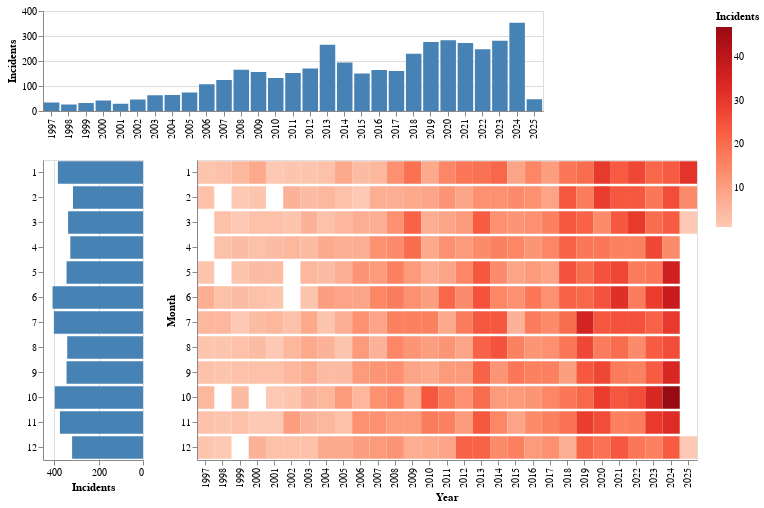

This figure's notebook cell:
### Code cell
import pandas as pd
import altair as alt

# Convert types just in case
df['Year'] = pd.to_numeric(df['Year'], errors='coerce')
df['Month'] = pd.to_numeric(df['Month'], errors='coerce')

# --- Heatmap Data
heatmap_data = df.groupby(['Year', 'Month']).size().reset_index(name='Incident Count')

# --- Totals per Year
year_totals = df.groupby('Year').size().reset_index(name='Total Incidents')

# --- Totals per Month
month_totals = df.groupby('Month').size().reset_index(name='Total Incidents')

# Sort months as 1 to 12 for consistency
month_order = list(range(1, 13))

# --- Heatmap: center
heatmap = alt.Chart(heatmap_data).mark_rect().encode(
    x=alt.X('Year:O', title='Year'),
    y=alt.Y('Month:O', sort=month_order, title='Month'),
    color=alt.Color('Incident Count:Q', scale=alt.Scale(scheme='reds'), title='Incidents'),
    tooltip=['Year:O', 'Month:O', 'Incident Count:Q']
).properties(width=500, height=300)

# --- Top bar chart: Incidents by Year (aligned with heatmap x-axis)
top_bar = alt.Chart(year_totals).mark_bar(color='steelblue').encode(
    x=alt.X('Year:O', title=None),  # Must match heatmap x
    y=alt.Y('Total Incidents:Q', title='Incidents')
).properties(width=500, height=100)

# --- Left bar chart: Incidents by Month (flipped to match heatmap y-axis)
left_bar = alt.Chart(month_totals).mark_bar(color='steelblue').encode(
    y=alt.Y('Month:O', sort=month_order, title=None),  # Must match heatmap y
    x=alt.X('Total Incidents:Q', title='Incidents', scale=alt.Scale(reverse=True))  # Reverse for 180 flip
).properties(width=100, height=300)

# --- Middle row: left + heatmap
middle = alt.hconcat(
    left_bar,
    heatmap
).resolve_scale(
    y='shared'
)

# --- Final layout: top + (left + heatmap)
final_chart = alt.vconcat(
    top_bar,
    middle
).resolve_scale(
    x='shared'
)

final_chart

### Figure 1 — Vega-Lite specification as saved in the notebook (floating-point values rounded to 4 significant figures; data arrays with more than 128 entries replaced by an {"elided": "..."} marker saying what was removed)
{"config": {"view": {"continuousWidth": 300, "continuousHeight": 300}}, "vconcat": [{"data": {"name": "data-b03c1ede3e1d8eddf278bb373b05479a"}, "mark": {"type": "bar", "color": "steelblue"}, "encoding": {"x": {"field": "Year", "title": null, "type": "ordinal"}, "y": {"field": "Total Incidents", "title": "Incidents", "type": "quantitative"}}, "height": 100, "width": 500}, {"hconcat": [{"data": {"name": "data-d80ac319ffc8da8c6792ed4e2d8c059c"}, "mark": {"type": "bar", "color": "steelblue"}, "encoding": {"x": {"field": "Total Incidents", "scale": {"reverse": true}, "title": "Incidents", "type": "quantitative"}, "y": {"field": "Month", "sort": [1, 2, 3, 4, 5, 6, 7, 8, 9, 10, 11, 12], "title": null, "type": "ordinal"}}, "height": 300, "width": 100}, {"data": {"name": "data-2f2baad8e095cb991ada41696e240e2d"}, "mark": {"type": "rect"}, "encoding": {"color": {"field": "Incident Count", "scale": {"scheme": "reds"}, "title": "Incidents", "type": "quantitative"}, "tooltip": [{"field": "Year", "type": "ordinal"}, {"field": "Month", "type": "ordinal"}, {"field": "Incident Count", "type": "quantitative"}], "x": {"field": "Year", "title": "Year", "type": "ordinal"}, "y": {"field": "Month", "sort": [1, 2, 3, 4, 5, 6, 7, 8, 9, 10, 11, 12], "title": "Month", "type": "ordinal"}}, "height": 300, "width": 500}], "resolve": {"scale": {"y": "shared"}}}], "resolve": {"scale": {"x": "shared"}}, "$schema": "https://vega.github.io/schema/vega-lite/v5.20.1.json", "datasets": {"data-b03c1ede3e1d8eddf278bb373b05479a": [{"Year": 1997, "Total Incidents": 34}, {"Year": 1998, "Total Incidents": 26}, {"Year": 1999, "Total Incidents": 32}, {"Year": 2000, "Total Incidents": 42}, {"Year": 2001, "Total Incidents": 29}, {"Year": 2002, "Total Incidents": 46}, {"Year": 2003, "Total Incidents": 63}, {"Year": 2004, "Total Incidents": 64}, {"Year": 2005, "Total Incidents": 74}, {"Year": 2006, "Total Incidents": 107}, {"Year": 2007, "Total Incidents": 124}, {"Year": 2008, "Total Incidents": 165}, {"Year": 2009, "Total Incidents": 156}, {"Year": 2010, "Total Incidents": 132}, {"Year": 2011, "Total Incidents": 152}, {"Year": 2012, "Total Incidents": 170}, {"Year": 2013, "Total Incidents": 265}, {"Year": 2014, "Total Incidents": 194}, {"Year": 2015, "Total Incidents": 150}, {"Year": 2016, "Total Incidents": 164}, {"Year": 2017, "Total Incidents": 160}, {"Year": 2018, "Total Incidents": 229}, {"Year": 2019, "Total Incidents": 276}, {"Year": 2020, "Total Incidents": 283}, {"Year": 2021, "Total Incidents": 272}, {"Year": 2022, "Total Incidents": 247}, {"Year": 2023, "Total Incidents": 281}, {"Year": 2024, "Total Incidents": 353}, {"Year": 2025, "Total Incidents": 47}], "data-d80ac319ffc8da8c6792ed4e2d8c059c": [{"Month": 1.0, "Total Incidents": 383}, {"Month": 2.0, "Total Incidents": 315}, {"Month": 3.0, "Total Incidents": 337}, {"Month": 4.0, "Total Incidents": 327}, {"Month": 5.0, "Total Incidents": 344}, {"Month": 6.0, "Total Incidents": 407}, {"Month": 7.0, "Total Incidents": 401}, {"Month": 8.0, "Total Incidents": 341}, {"Month": 9.0, "Total Incidents": 344}, {"Month": 10.0, "Total Incidents": 397}, {"Month": 11.0, "Total Incidents": 374}, {"Month": 12.0, "Total Incidents": 319}], "data-2f2baad8e095cb991ada41696e240e2d": {"elided": "330 records"}}}
